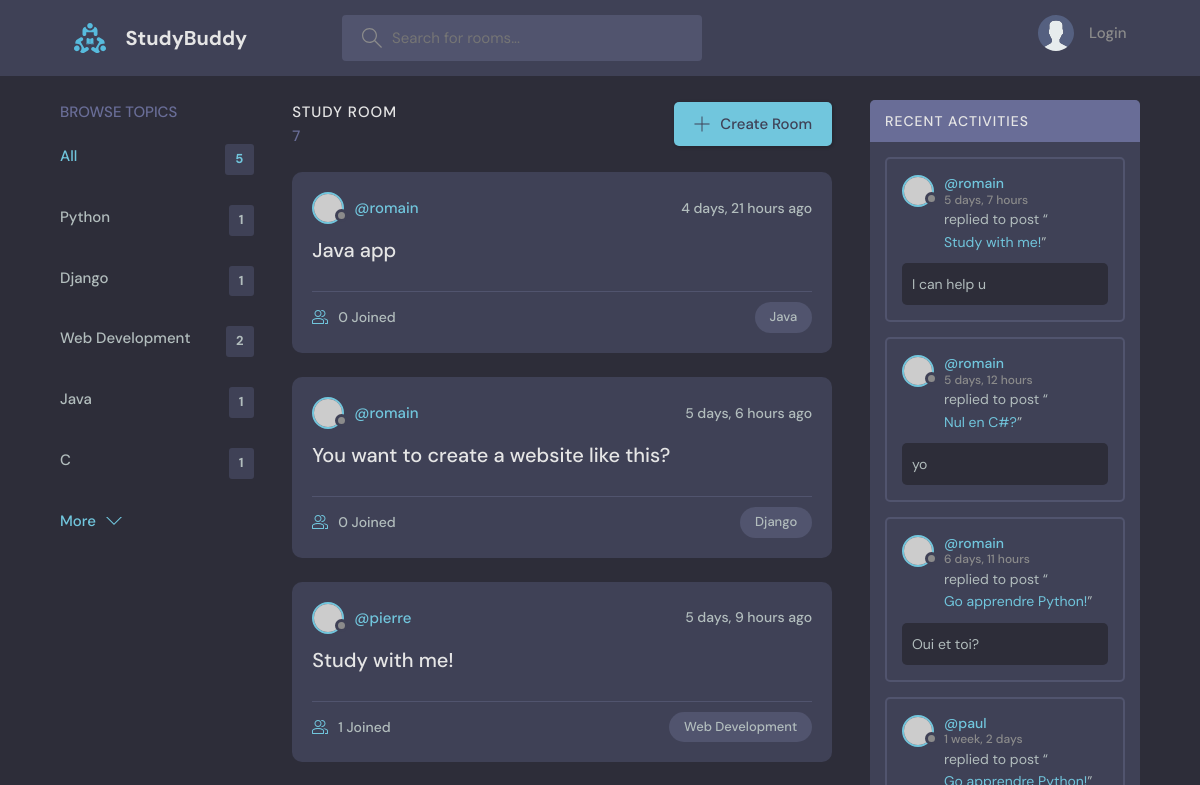
The app's page / (upper part), older data.
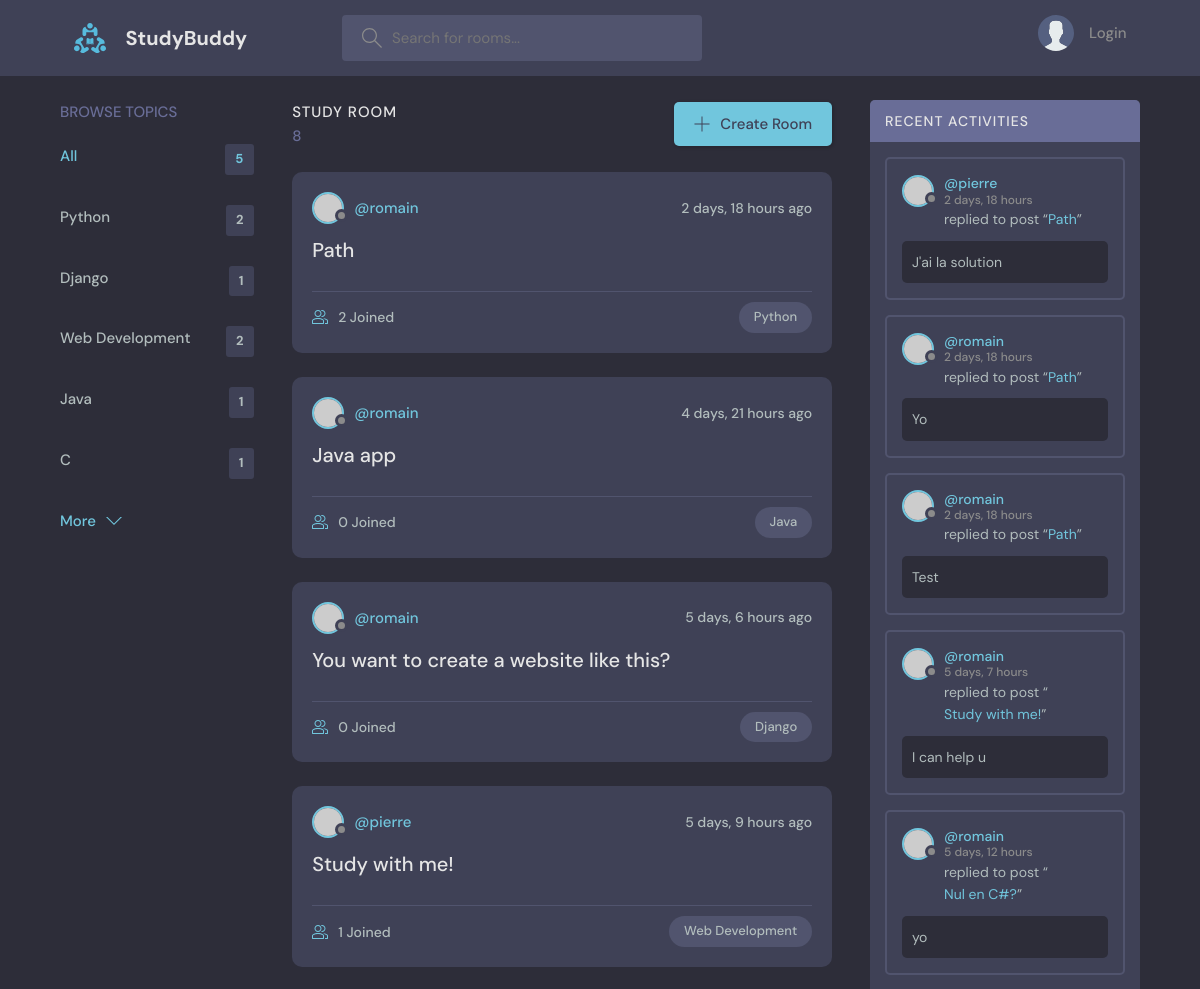
The same page, newer data.
### base/models.py (models this page shows, shortened)
class Topic(models.Model):
    name = models.CharField(max_length=200)

class Room(models.Model):
    host = models.ForeignKey(User, on_delete=models.SET_NULL, null= True)
    topic = models.ForeignKey(Topic, on_delete = models.SET_NULL, null=True)
    name = models.CharField(max_length=200)
    description = models.TextField(null=True, blank= True)
    participants = models.ManyToManyField(User, related_name='participants', blank=True)
    updated = models.DateTimeField(auto_now=True)
    created = models.DateTimeField(auto_now_add=True)
    class Meta:
        ordering = ['-updated', '-created']
    def __str__(self):
        return self.name

class Message(models.Model):
    user = models.ForeignKey(User, on_delete=models.CASCADE)
    room = models.ForeignKey(Room, on_delete = models.CASCADE)
    body = models.TextField()
    updated = models.DateTimeField(auto_now=True)
    created = models.DateTimeField(auto_now_add=True)
    def __str__(self):
        return self.body[0:50]
    class Meta:
        ordering = ['-updated', '-created']

### base/views.py (the view)
# urls.py: path('', views.home, name="home"),
def home(request):
    q = request.GET.get('q') if request.GET.get('q') != None else ''
    rooms = Room.objects.filter(
        Q(topic__name__icontains=q) |
        Q(name__icontains=q) |
        Q(description__icontains=q)
        )
    topics = Topic.objects.all()[0:5]
    room_count = rooms.count()
    room_messages = Message.objects.filter(Q(room__topic__name__icontains=q))
    context = {'rooms' : rooms, 'topics' : topics, 'room_count' : room_count,
    'room_messages' : room_messages}
    return render(request, 'base/home.html', context)

### base/templates/base/home.html (shortened to what this page needs)
{% extends 'main.html' %} {% block content %}
<main class="layout layout--3">
      <div class="container">
            {% include 'base/topics_component.html' %}
            <div class="roomList">
                  <div class="roomList__header">
                        <div>
                              <h2>Study Room</h2>
                              <p>{{room_count}}</p>
                        </div>
                        <a class="btn btn--main" href="{% url 'create-room' %}">
                              <svg
                                    version="1.1"
                                    xmlns="http://www.w3.org/2000/svg"
                                    width="32"
                                    height="32"
                                    viewBox="0 0 32 32"
                              >
                                    <title>add</title>
                                    <path
                                          d="M16.943 0.943h-1.885v14.115h-14.115v1.885h14.115v14.115h1.885v-14.115h14.115v-1.885h-14.115v-14.115z"
                                    ></path>
                              </svg>
                              Create Room
                        </a>
                  </div>
                  {% include 'base/feed_component.html' %}
            </div>
            {% include 'base/activity_component.html' %}
      </div>
</main>
{% endblock content %}

### base/templates/base/topics_component.html
<div class="topics">
      <div class="topics__header">
            <h2>Browse Topics</h2>
      </div>
      <ul class="topics__list">
            <li>
                  <a href="{% url 'home' %}" class="active"
                        >All <span>{{topics.count}}</span></a
                  >
            </li>
            {% for topic in topics %}
            <li>
                  <a href="{% url 'home' %}?q={{topic.name}}"
                        >{{topic.name}}
                        <span>{{topic.room_set.all.count}}</span></a
                  >
            </li>
            {% endfor %}
      </ul>
      <a class="btn btn--link" href="{% url 'topics' %}">
            More
            <svg
                  version="1.1"
                  xmlns="http://www.w3.org/2000/svg"
                  width="32"
                  height="32"
                  viewBox="0 0 32 32"
            >
                  <title>chevron-down</title>
                  <path d="M16 21l-13-13h-3l16 16 16-16h-3l-13 13z"></path>
            </svg>
      </a>
</div>

### base/templates/base/feed_component.html (shortened to what this page needs)
{% for room in rooms %}
<div class="roomListRoom">
      <div class="roomListRoom__header">
            <a
                  href="{% url 'user-profile' room.host.id %}"
                  class="roomListRoom__author"
            >
                  <div class="avatar avatar--small">
                        <img
                              src="https://randomuser.me/api/portraits/women/11.jpg"
                        />
                  </div>
                  <span>@{{room.host.username}}</span>
            </a>
            <div class="roomListRoom__actions">
                  <span>{{room.created|timesince}} ago</span>
            </div>
      </div>
      <div class="roomListRoom__content">
            <a href="{% url 'room' room.id %}">{{room.name}}</a>
      </div>
      <div class="roomListRoom__meta">
            <a href="{% url 'room' room.id %}" class="roomListRoom__joined">
                  {{room.participants.all.count}} Joined
            </a>
            <p class="roomListRoom__topic">{{room.topic.name}}</p>
      </div>
</div>
{% endfor %}

### base/templates/base/activity_component.html (shortened to what this page needs)
<div class="activities">
      <div class="activities__header">
            <h2>Recent Activities</h2>
      </div>
      {% for message in room_messages %}
      <div class="activities__box">
            <div class="activities__boxHeader roomListRoom__header">
                  <a
                        href="{% url 'user-profile' message.user.id %}"
                        class="roomListRoom__author"
                  >
                        <div class="avatar avatar--small">
                              <img
                                    src="https://randomuser.me/api/portraits/women/11.jpg"
                              />
                        </div>
                        <p>
                              @{{message.user}}
                              <span>{{message.created|timesince}}</span>
                        </p>
                  </a>
            </div>
            <div class="activities__boxContent">
                  <p>
                        replied to post “<a
                              href="{% url 'room' message.room.id %}"
                              >{{message.room}}</a
                        >”
                  </p>
                  <div class="activities__boxRoomContent">{{message}}</div>
            </div>
      </div>
      {% endfor %}
</div>

Row changes from the older to the newer data that the page shows:
no longer on this page (row unchanged): Message: user "romain", created "6 days, 11 hours", room "Go apprendre Python!", body "Oui et toi?"
no longer on this page (row unchanged): Message: user "paul", created "1 week, 2 days"
computed for Topic "Python": room_set.all.count "1" → "2"
added Room: host.username "romain", created "2 days, 18 hours", name "Path", participants.all.count "2", topic.name "Python"
added Message: user "pierre", created "2 days, 18 hours", room "Path", body "J'ai la solution"
added Message: user "romain", created "2 days, 18 hours", room "Path", body "Yo"
added Message: user "romain", created "2 days, 18 hours", room "Path", body "Test"
Text that changed along with them:
{{ room_count }}: "7" → "8"
